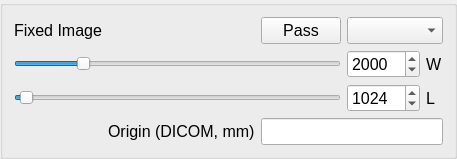
        <widget class="QGroupBox" name="groupBox">
         <property name="maximumSize">
          <size>
           <width>16777215</width>
           <height>200</height>
          </size>
         </property>
         <property name="font">
          <font>
           <pointsize>12</pointsize>
          </font>
         </property>
         <property name="title">
          <string/>
         </property>
         <layout class="QGridLayout" name="gridLayout_10">
          <item row="2" column="5">
           <widget class="QLabel" name="label_29">
            <property name="maximumSize">
             <size>
              <width>16777215</width>
              <height>16777215</height>
             </size>
            </property>
            <property name="font">
             <font>
              <pointsize>12</pointsize>
             </font>
            </property>
            <property name="text">
             <string>W</string>
            </property>
           </widget>
          </item>
          <item row="0" column="3">
           <widget class="QPushButton" name="pushButtonPassFixed">
            <property name="font">
             <font>
              <pointsize>12</pointsize>
             </font>
            </property>
            <property name="text">
             <string>Pass</string>
            </property>
           </widget>
          </item>
          <item row="3" column="4">
           <widget class="QSpinBox" name="spinBoxFixedL">
            <property name="font">
             <font>
              <pointsize>12</pointsize>
             </font>
            </property>
            <property name="maximum">
             <number>65535</number>
            </property>
            <property name="singleStep">
             <number>100</number>
            </property>
            <property name="value">
             <number>1024</number>
            </property>
           </widget>
          </item>
          <item row="3" column="5">
           <widget class="QLabel" name="label_30">
            <property name="font">
             <font>
              <pointsize>12</pointsize>
             </font>
            </property>
            <property name="text">
             <string>L</string>
            </property>
           </widget>
          </item>
          <item row="2" column="4">
           <widget class="QSpinBox" name="spinBoxFixedW">
            <property name="font">
             <font>
              <pointsize>12</pointsize>
             </font>
            </property>
            <property name="maximum">
             <number>10000</number>
            </property>
            <property name="singleStep">
             <number>100</number>
            </property>
            <property name="value">
             <number>2000</number>
            </property>
           </widget>
          </item>
          <item row="4" column="0">
           <spacer name="horizontalSpacer_5">
            <property name="font">
             <font>
              <pointsize>12</pointsize>
             </font>
            </property>
            <property name="orientation">
             <enum>Qt::Horizontal</enum>
            </property>
            <property name="sizeHint" stdset="0">
             <size>
              <width>40</width>
              <height>20</height>
             </size>
            </property>
           </spacer>
          </item>
          <item row="3" column="0" colspan="4">
           <widget class="QSlider" name="sliderFixedL">
            <property name="font">
             <font>
              <pointsize>12</pointsize>
             </font>
            </property>
            <property name="maximum">
             <number>65535</number>
            </property>
            <property name="singleStep">
             <number>10</number>
            </property>
            <property name="pageStep">
             <number>100</number>
            </property>
            <property name="value">
             <number>1024</number>
            </property>
            <property name="orientation">
             <enum>Qt::Horizontal</enum>
            </property>
           </widget>
          </item>
          <item row="2" column="0" colspan="4">
           <widget class="QSlider" name="sliderFixedW">
            <property name="font">
             <font>
              <pointsize>12</pointsize>
             </font>
            </property>
            <property name="maximum">
             <number>10000</number>
            </property>
            <property name="singleStep">
             <number>10</number>
            </property>
            <property name="pageStep">
             <number>100</number>
            </property>
            <property name="value">
             <number>2000</number>
            </property>
            <property name="orientation">
             <enum>Qt::Horizontal</enum>
            </property>
           </widget>
          </item>
          <item row="4" column="1" colspan="2">
           <widget class="QLabel" name="label_17">
            <property name="font">
             <font>
              <pointsize>12</pointsize>
             </font>
            </property>
            <property name="text">
             <string>Origin (DICOM, mm)</string>
            </property>
           </widget>
          </item>
          <item row="0" column="0">
           <widget class="QLabel" name="label_11">
            <property name="font">
             <font>
              <pointsize>12</pointsize>
             </font>
            </property>
            <property name="text">
             <string>Fixed Image</string>
            </property>
           </widget>
          </item>
          <item row="0" column="1" colspan="2">
           <spacer name="horizontalSpacer_4">
            <property name="font">
             <font>
              <pointsize>12</pointsize>
             </font>
            </property>
            <property name="orientation">
             <enum>Qt::Horizontal</enum>
            </property>
            <property name="sizeHint" stdset="0">
             <size>
              <width>40</width>
              <height>20</height>
             </size>
            </property>
           </spacer>
          </item>
          <item row="0" column="4" colspan="2">
           <widget class="QComboBox" name="comboBoxImgFixed">
            <property name="font">
             <font>
              <pointsize>12</pointsize>
             </font>
            </property>
           </widget>
          </item>
          <item row="4" column="3" colspan="3">
           <widget class="QLineEdit" name="lineEditOriginFixed">
            <property name="font">
             <font>
              <pointsize>12</pointsize>
             </font>
            </property>
           </widget>
          </item>
         </layout>
        </widget>
